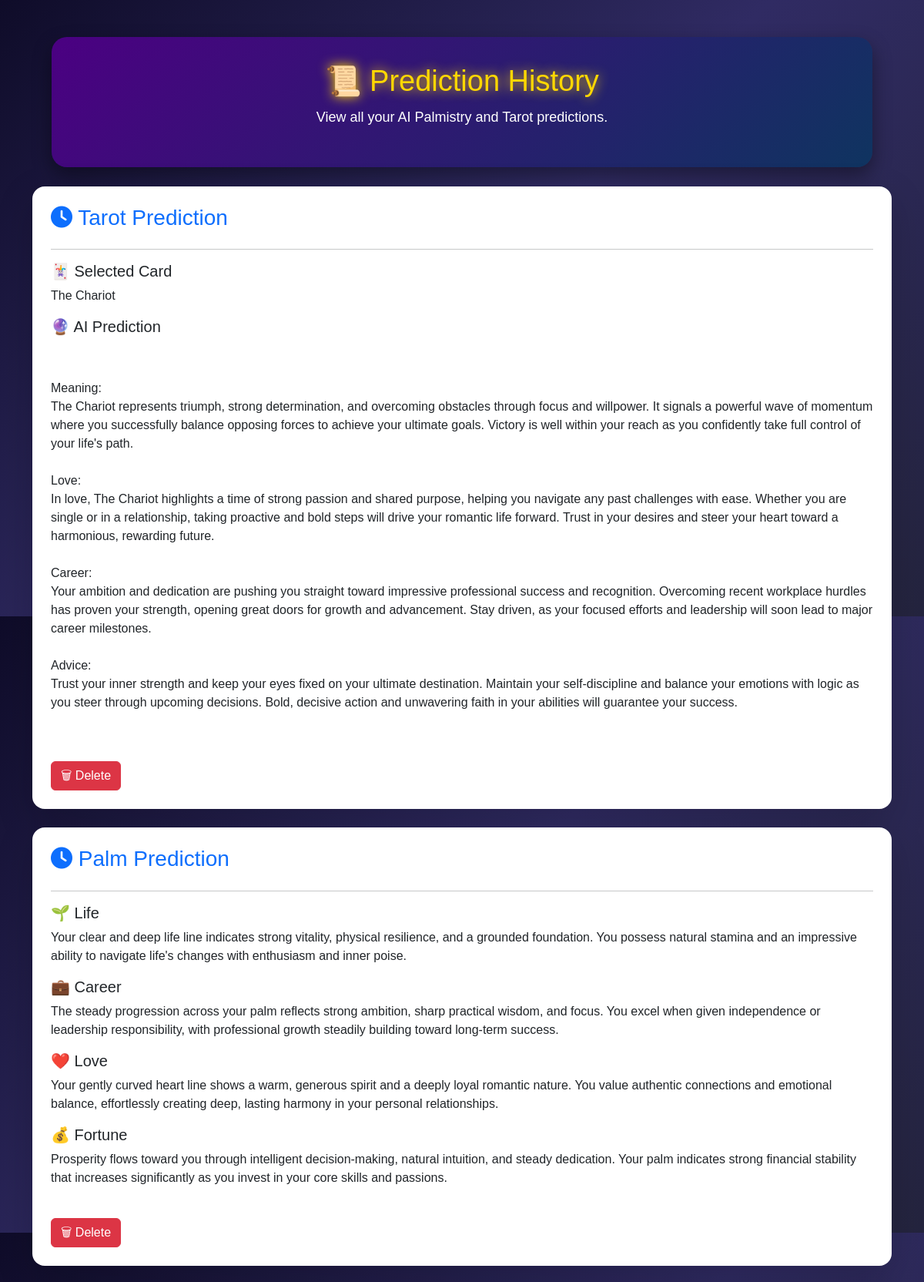
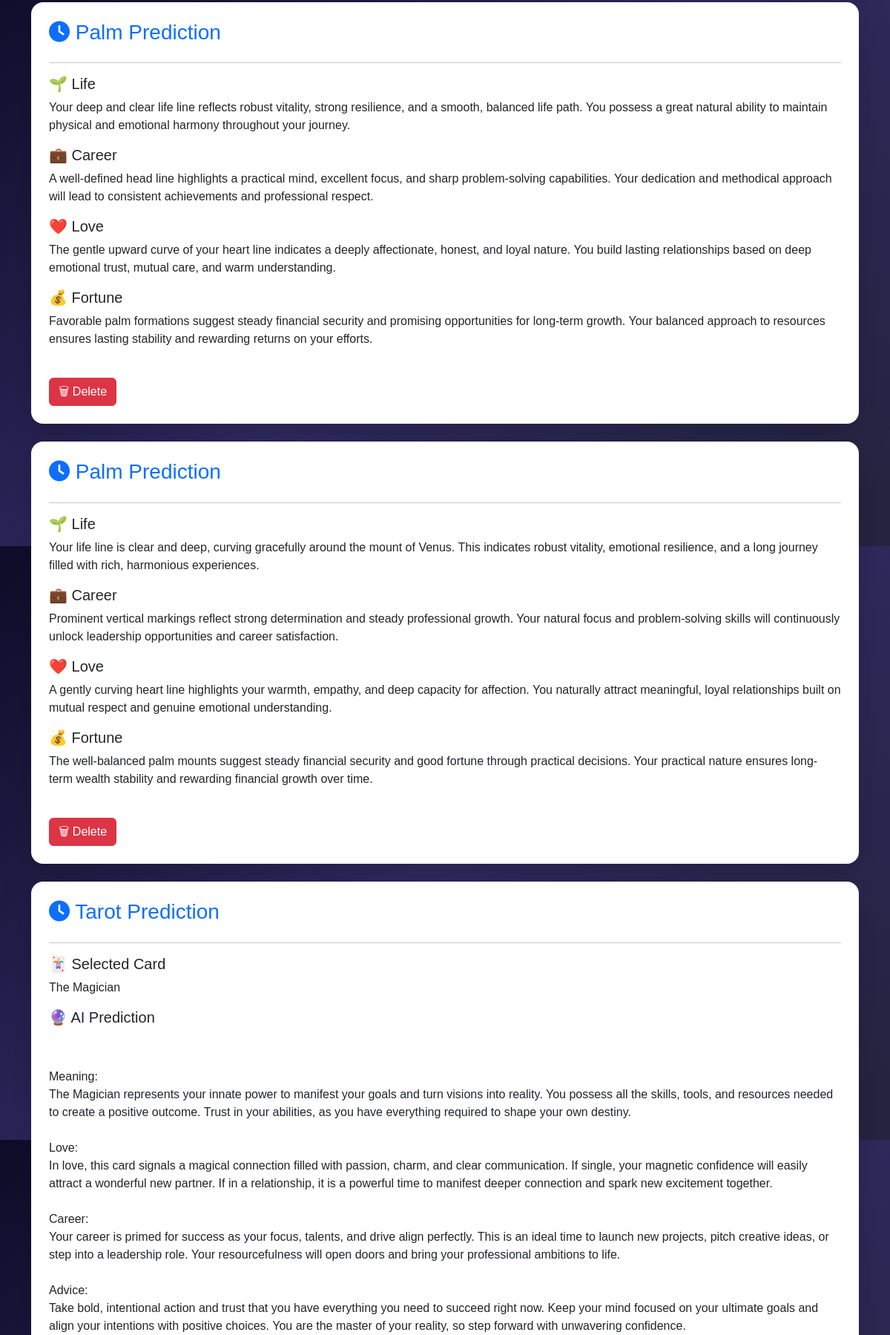
The page /history (signed in, upper part) on the database its author committed (2 pictures, top to bottom).
### models.py (models this page shows)
class Prediction(db.Model):
    id = db.Column(db.Integer, primary_key=True)
    user_email = db.Column(db.String(100))
    image_name = db.Column(db.String(200))
    life = db.Column(db.Text)
    career = db.Column(db.Text)
    love = db.Column(db.Text)
    fortune = db.Column(db.Text)
    created_at = db.Column(db.DateTime)
    prediction_type = db.Column(db.String(20))
    input_data = db.Column(db.String(200))
    result = db.Column(db.Text)

### routes.py (the view)
@app.route("/history")
def history():
    if "user_email" not in session:
        return redirect(url_for("login"))
    predictions = Prediction.query.filter_by(
        user_email=session["user_email"]
    ).order_by(
        Prediction.id.desc()
    ).all()
    return render_template(
        "history.html",
        predictions=predictions
    )

### templates/history.html (shortened to what this page needs)
<!DOCTYPE html>
<html>
<head>
<link rel="stylesheet" href="{{ url_for('static', filename='css/style.css') }}">
<link href="https://cdn.jsdelivr.net/npm/bootstrap@5.3.3/dist/css/bootstrap.min.css" rel="stylesheet">
<link rel="stylesheet" href="https://cdnjs.cloudflare.com/ajax/libs/font-awesome/6.5.2/css/all.min.css">
</head>
<body>
<div class="container mt-5">
<div class="hero-banner">
<h1>📜 Prediction History</h1>
<p>
View all your AI Palmistry and Tarot predictions.
</p>
</div>
{% if predictions %}
{% for p in predictions %}
<div class="card shadow-lg rounded-4 border-0 mb-4 p-4">
<h3 class="text-primary">
<i class="fas fa-clock"></i>
{{ p.prediction_type }} Prediction
</h3>
<hr>
{% if p.prediction_type=="Palm" %}
<h5>🌱 Life</h5>
<p>{{ p.life }}</p>
<h5>💼 Career</h5>
<p>{{ p.career }}</p>
<h5>❤️ Love</h5>
<p>{{ p.love }}</p>
<h5>💰 Fortune</h5>
<p>{{ p.fortune }}</p>
{% else %}
<h5>🃏 Selected Card</h5>
<p>{{ p.input_data }}</p>
<h5>🔮 AI Prediction</h5>
<p style="white-space:pre-wrap;">
{{ p.result }}
</p>
{% endif %}
<div class="mt-4">
<a href="/delete_history/{{p.id}}"
class="btn btn-danger"
onclick="return confirm('Delete this prediction?')">
🗑 Delete
</a>
</div>
</div>
{% endfor %}
{% else %}
<div class="alert alert-warning text-center">
No Prediction History Found.
</div>
{% endif %}
</div>
</body>
</html>

### static/css/style.css (style rules this page uses)
* { margin:0; padding:0; box-sizing:border-box; font-family:Arial, Helvetica, sans-serif; }
body { background:linear-gradient(135deg,#0f0c29,#302b63,#24243e); min-height:100vh; }
a { text-decoration:none; color:#6a0dad; font-weight:bold; }
.hero-banner { background:linear-gradient(135deg,#4b0082,#0f3460); color:white; text-align:center; padding:35px; border-radius:20px; margin:25px; box-shadow:0 10px 25px rgba(0,0,0,.4); }
.hero-banner h1 { font-size:38px; color:gold; }
.hero-banner p { margin-top:10px; font-size:18px; }
h1 { color: gold !important; text-align: center; margin-top: 100px; font-size: 42px; text-shadow: 0 0 15px gold; }

### rows shown on the page
Prediction: prediction_type "Tarot", input_data "The Chariot", result "Meaning: The Chariot represents triumph, strong determination, and overcoming obstacles through focus and willpower. It signals a powerful wave of momentum where you successfully balance opposing forces to achieve your ultimate goals. Victory is well within your reach as you confidently take full control of your life's path. Love: In love, The Chariot highlights a time of strong passion and shared purpose, helping you navigate any past challenges with ease. Whether you are single or in a relationship, taking proactive and bold steps will drive your romantic life forward. Trust in your desires and steer your heart toward a harmonious, rewarding future. Career: Your ambition and dedication…"
Prediction: prediction_type "Palm", life "Your clear and deep life line indicates strong vitality, physical resilience, and a grounded foundation. You possess natural stamina and an impressive ability to navigate life's changes with enthusiasm and inner poise.", career "The steady progression across your palm reflects strong ambition, sharp practical wisdom, and focus. You excel when given independence or leadership responsibility, with professional growth steadily building toward long-term success.", love "Your gently curved heart line shows a warm, generous spirit and a deeply loyal romantic nature. You value authentic connections and emotional balance, effortlessly creating deep, lasting harmony in your personal relationships.", fortune "Prosperity flows toward you through intelligent decision-making, natural intuition, and steady dedication. Your palm indicates strong financial stability that increases significantly as you invest in your core skills and passions."
Prediction: prediction_type "Palm", life "Your deep and clear life line reflects robust vitality, strong resilience, and a smooth, balanced life path. You possess a great natural ability to maintain physical and emotional harmony throughout your journey.", career "A well-defined head line highlights a practical mind, excellent focus, and sharp problem-solving capabilities. Your dedication and methodical approach will lead to consistent achievements and professional respect.", love "The gentle upward curve of your heart line indicates a deeply affectionate, honest, and loyal nature. You build lasting relationships based on deep emotional trust, mutual care, and warm understanding.", fortune "Favorable palm formations suggest steady financial security and promising opportunities for long-term growth. Your balanced approach to resources ensures lasting stability and rewarding returns on your efforts."
Prediction: prediction_type "Palm", life "Your life line is clear and deep, curving gracefully around the mount of Venus. This indicates robust vitality, emotional resilience, and a long journey filled with rich, harmonious experiences.", career "Prominent vertical markings reflect strong determination and steady professional growth. Your natural focus and problem-solving skills will continuously unlock leadership opportunities and career satisfaction.", love "A gently curving heart line highlights your warmth, empathy, and deep capacity for affection. You naturally attract meaningful, loyal relationships built on mutual respect and genuine emotional understanding.", fortune "The well-balanced palm mounts suggest steady financial security and good fortune through practical decisions. Your practical nature ensures long-term wealth stability and rewarding financial growth over time."
Prediction: prediction_type "Tarot", input_data "The Magician", result "Meaning: The Magician represents your innate power to manifest your goals and turn visions into reality. You possess all the skills, tools, and resources needed to create a positive outcome. Trust in your abilities, as you have everything required to shape your own destiny. Love: In love, this card signals a magical connection filled with passion, charm, and clear communication. If single, your magnetic confidence will easily attract a wonderful new partner. If in a relationship, it is a powerful time to manifest deeper connection and spark new excitement together. Career: Your career is primed for success as your focus, talents, and drive align perfectly. This is an ideal time to launch…"
